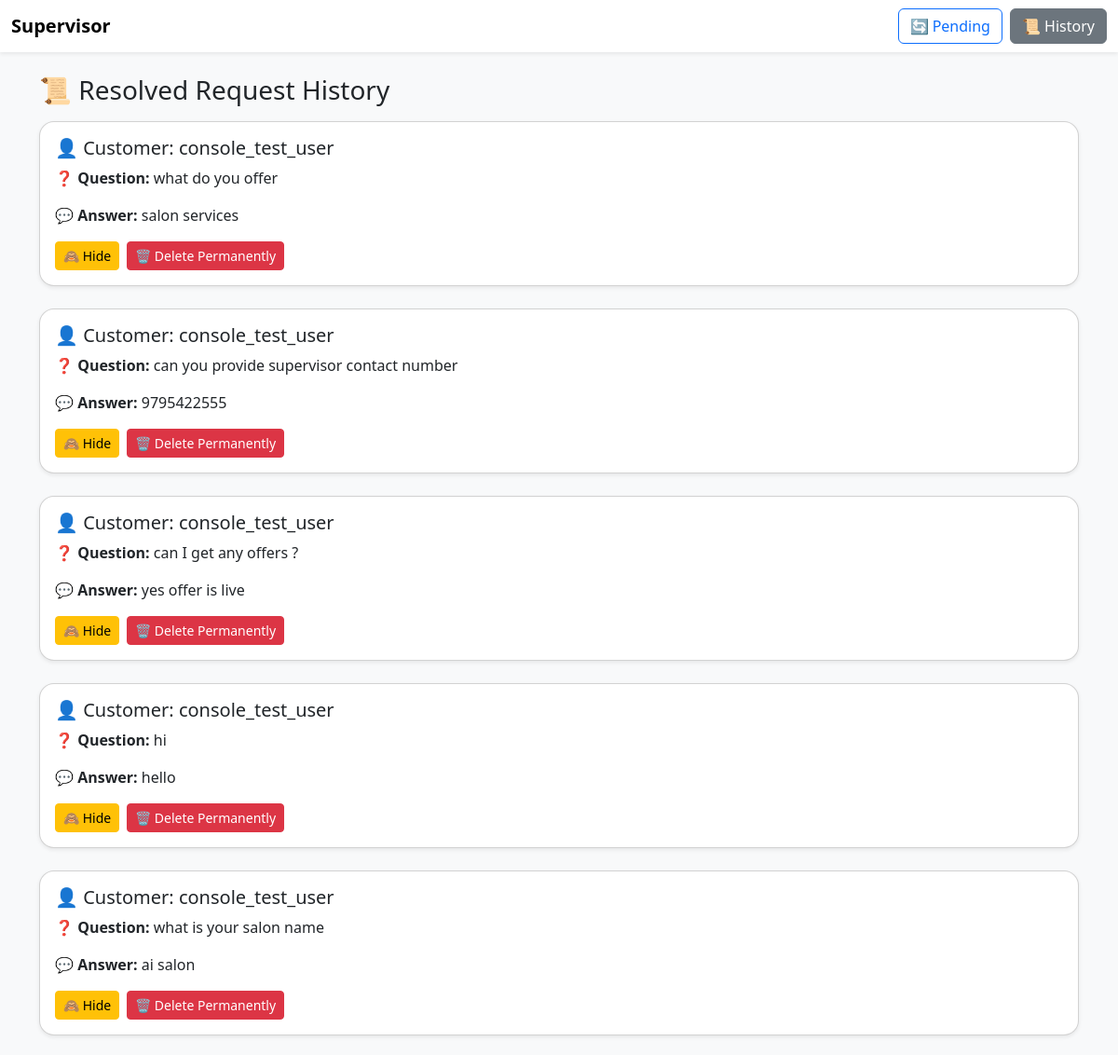
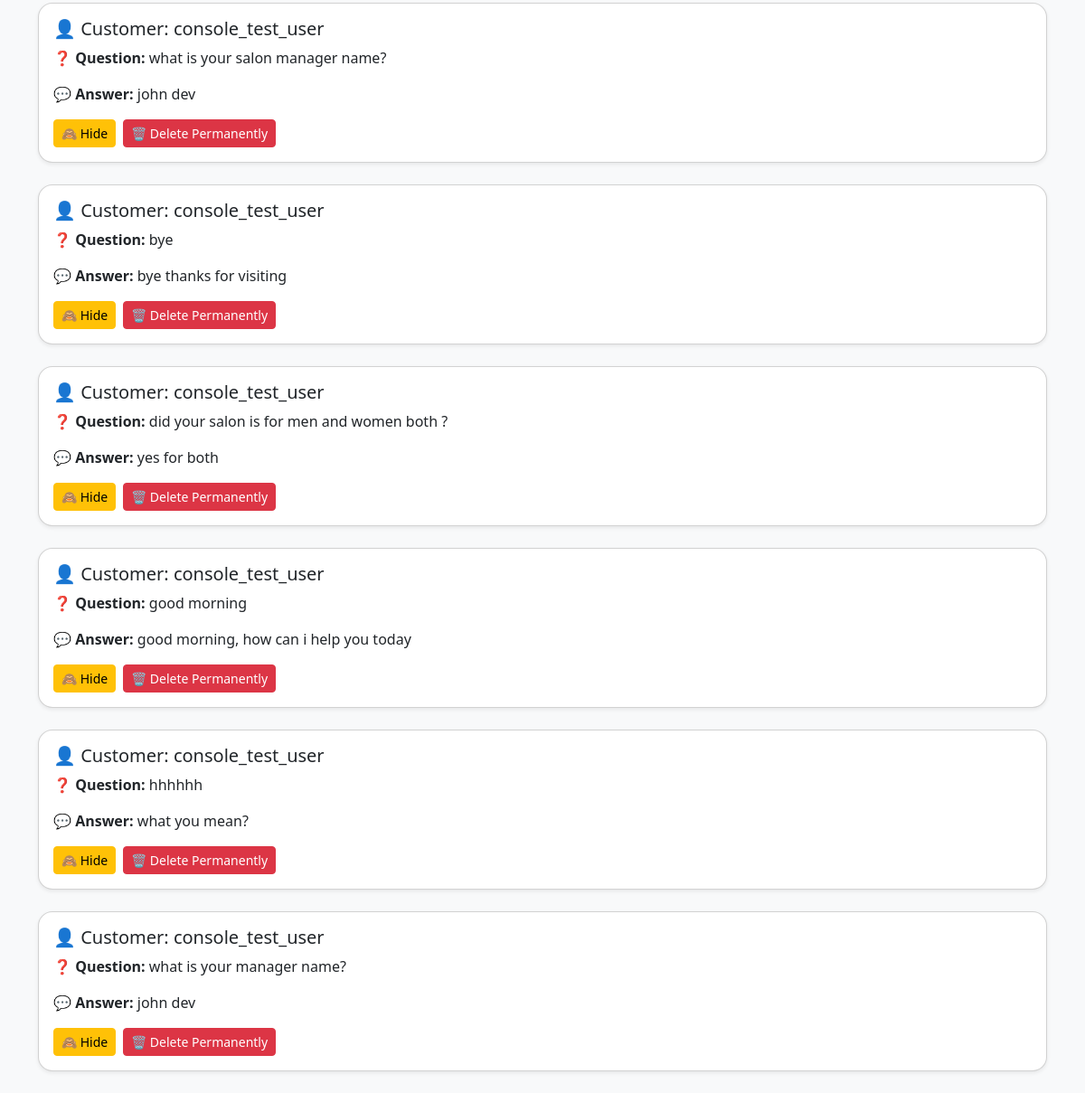
The app's page /history with its own data (2 pictures, top to bottom).
### tables this page shows
CREATE TABLE help_requests (
                    id INTEGER PRIMARY KEY,
                    customer TEXT,
                    question TEXT,
                    status TEXT DEFAULT 'pending',
                    answer TEXT
                , hidden INTEGER DEFAULT 0);

### supervisor_ui/app.py (the view)
@app.route("/history")
def history():
    requests = get_resolved_requests()
    return render_template("index.html", requests=requests, view="resolved")

### supervisor_ui/database.py (called while the page is built)
def get_resolved_requests():
    conn = sqlite3.connect(DB_PATH)
    c = conn.cursor()
    c.execute("""
        SELECT id, customer, question, answer
        FROM help_requests
        WHERE status = 'resolved' AND hidden = 0
    """)
    rows = c.fetchall()
    conn.close()
    return rows

### supervisor_ui/templates/index.html (shortened to what this page needs)
<!DOCTYPE html>
<html lang="en">
<head>
  <link href="https://cdn.jsdelivr.net/npm/bootstrap@5.3.0/dist/css/bootstrap.min.css" rel="stylesheet">
</head>
<body>
  <nav class="navbar navbar-expand-lg navbar-light bg-white shadow-sm mb-4">
    <div class="container-fluid">
      <a class="navbar-brand fw-bold" href="#">Supervisor</a>
      <div class="d-flex">
        <a href="/" class="btn btn-outline-primary me-2 {% if view != 'resolved' %}active{% endif %}">🔄 Pending</a>
        <a href="/history" class="btn btn-outline-secondary {% if view == 'resolved' %}active{% endif %}">📜 History</a>
      </div>
    </div>
  </nav>
<div class="container">
  {% if view == 'resolved' %}
    <h3 class="mb-3">📜 Resolved Request History</h3>
  {% else %}
    <h3 class="mb-3">📝 Pending Help Requests</h3>
  {% endif %}
  {% if requests %}
    {% for request in requests %}
      <div class="card shadow-sm mb-4">
        <div class="card-body">
          <h5 class="card-title">👤 Customer: {{ request[1] }}</h5>
          <p class="card-text"><strong>❓ Question:</strong> {{ request[2] }}</p>
          {% if view == 'resolved' %}
            <p class="card-text mt-3"><strong>💬 Answer:</strong> {{ request[3] }}</p>
            <form method="POST" action="/modify_request" class="d-flex gap-2">
              <button type="submit" name="action" value="hide" class="btn btn-warning btn-sm">
                🙈 Hide
              </button>
              <button type="submit" name="action" value="delete" class="btn btn-danger btn-sm">
                🗑️ Delete Permanently
              </button>
            </form>
          {% endif %}
        </div>
      </div>
    {% endfor %}
  {% endif %}
</div>
</body>
</html>

### supervisor_ui/templates/index.html (style rules this page uses)
body { background-color: #f8f9fa; }
.card { border-radius: 1rem; }

### records on screen
help_requests: customer "console_test_user", question "what do you offer", answer "salon services"
help_requests: customer "console_test_user", question "can you provide supervisor contact number", answer "9795422555"
help_requests: customer "console_test_user", question "can I get any offers ?", answer "yes offer is live"
help_requests: customer "console_test_user", question "hi", answer "hello"
help_requests: customer "console_test_user", question "what is your salon name", answer "ai salon"
help_requests: customer "console_test_user", question "what is your salon manager name?", answer "john dev"
help_requests: customer "console_test_user", question "bye", answer "bye thanks for visiting"
help_requests: customer "console_test_user", question "did your salon is for men and women both ?", answer "yes for both"
help_requests: customer "console_test_user", question "good morning", answer "good morning, how can i help you today"
help_requests: customer "console_test_user", question "hhhhhh", answer "what you mean?"
help_requests: customer "console_test_user", question "what is your manager name?", answer "john dev"
